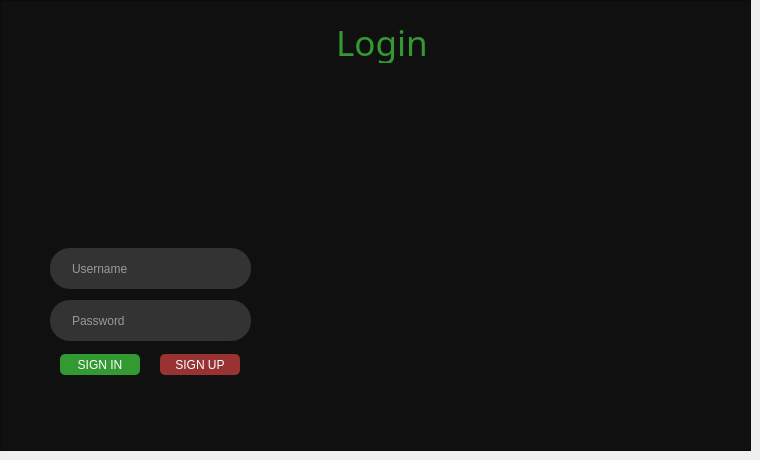
     <widget class="QWidget" name="pageLogin">
      <widget class="QFrame" name="frame_2">
       <property name="geometry">
        <rect>
         <x>0</x>
         <y>0</y>
         <width>751</width>
         <height>451</height>
        </rect>
       </property>
       <property name="styleSheet">
        <string notr="true">background: #101010;</string>
       </property>
       <property name="frameShape">
        <enum>QFrame::StyledPanel</enum>
       </property>
       <property name="frameShadow">
        <enum>QFrame::Raised</enum>
       </property>
       <widget class="QLabel" name="Login_labelTitle">
        <property name="geometry">
         <rect>
          <x>290</x>
          <y>22</y>
          <width>175</width>
          <height>41</height>
         </rect>
        </property>
        <property name="font">
         <font>
          <family>Droid Sans</family>
          <pointsize>-1</pointsize>
         </font>
        </property>
        <property name="styleSheet">
         <string notr="true">text-align: center;
color: #393;
margin: 0 auto;
font-size: 35px;
font-family: 'Droid Sans';</string>
        </property>
        <property name="text">
         <string>Login</string>
        </property>
       </widget>
       <widget class="QLineEdit" name="Login_usernameBox">
        <property name="geometry">
         <rect>
          <x>50</x>
          <y>248</y>
          <width>201</width>
          <height>41</height>
         </rect>
        </property>
        <property name="palette">
         <palette>
          <active>
           <colorrole role="WindowText">
            <brush brushstyle="SolidPattern">
             <color alpha="255">
              <red>254</red>
              <green>254</green>
              <blue>254</blue>
             </color>
            </brush>
           </colorrole>
           <colorrole role="Button">
            <brush brushstyle="SolidPattern">
             <color alpha="255">
              <red>51</red>
              <green>51</green>
              <blue>51</blue>
             </color>
            </brush>
           </colorrole>
           <colorrole role="Text">
            <brush brushstyle="SolidPattern">
             <color alpha="255">
              <red>254</red>
              <green>254</green>
              <blue>254</blue>
             </color>
            </brush>
           </colorrole>
           <colorrole role="ButtonText">
            <brush brushstyle="SolidPattern">
             <color alpha="255">
              <red>254</red>
              <green>254</green>
              <blue>254</blue>
             </color>
            </brush>
           </colorrole>
           <colorrole role="Base">
            <brush brushstyle="SolidPattern">
             <color alpha="255">
              <red>51</red>
              <green>51</green>
              <blue>51</blue>
             </color>
            </brush>
           </colorrole>
           <colorrole role="Window">
            <brush brushstyle="SolidPattern">
             <color alpha="255">
              <red>51</red>
              <green>51</green>
              <blue>51</blue>
             </color>
            </brush>
           </colorrole>
           <colorrole role="PlaceholderText">
            <brush brushstyle="NoBrush">
             <color alpha="128">
              <red>254</red>
              <green>254</green>
              <blue>254</blue>
             </color>
            </brush>
           </colorrole>
          </active>
          <inactive>
           <colorrole role="WindowText">
            <brush brushstyle="SolidPattern">
             <color alpha="255">
              <red>254</red>
              <green>254</green>
              <blue>254</blue>
             </color>
            </brush>
           </colorrole>
           <colorrole role="Button">
            <brush brushstyle="SolidPattern">
             <color alpha="255">
              <red>51</red>
              <green>51</green>
              <blue>51</blue>
             </color>
            </brush>
           </colorrole>
           <colorrole role="Text">
            <brush brushstyle="SolidPattern">
             <color alpha="255">
              <red>254</red>
              <green>254</green>
              <blue>254</blue>
             </color>
            </brush>
           </colorrole>
           <colorrole role="ButtonText">
            <brush brushstyle="SolidPattern">
             <color alpha="255">
              <red>254</red>
              <green>254</green>
              <blue>254</blue>
             </color>
            </brush>
           </colorrole>
           <colorrole role="Base">
            <brush brushstyle="SolidPattern">
             <color alpha="255">
              <red>51</red>
              <green>51</green>
              <blue>51</blue>
             </color>
            </brush>
           </colorrole>
           <colorrole role="Window">
            <brush brushstyle="SolidPattern">
             <color alpha="255">
              <red>51</red>
              <green>51</green>
              <blue>51</blue>
             </color>
            </brush>
           </colorrole>
           <colorrole role="PlaceholderText">
            <brush brushstyle="NoBrush">
             <color alpha="128">
              <red>254</red>
              <green>254</green>
              <blue>254</blue>
             </color>
            </brush>
           </colorrole>
          </inactive>
          <disabled>
           <colorrole role="WindowText">
            <brush brushstyle="SolidPattern">
             <color alpha="255">
              <red>254</red>
              <green>254</green>
              <blue>254</blue>
             </color>
            </brush>
           </colorrole>
           <colorrole role="Button">
            <brush brushstyle="SolidPattern">
             <color alpha="255">
              <red>51</red>
              <green>51</green>
              <blue>51</blue>
             </color>
            </brush>
           </colorrole>
           <colorrole role="Text">
            <brush brushstyle="SolidPattern">
             <color alpha="255">
              <red>254</red>
              <green>254</green>
              <blue>254</blue>
             </color>
            </brush>
           </colorrole>
           <colorrole role="ButtonText">
            <brush brushstyle="SolidPattern">
             <color alpha="255">
              <red>254</red>
              <green>254</green>
              <blue>254</blue>
             </color>
            </brush>
           </colorrole>
           <colorrole role="Base">
            <brush brushstyle="SolidPattern">
             <color alpha="255">
              <red>51</red>
              <green>51</green>
              <blue>51</blue>
             </color>
            </brush>
           </colorrole>
           <colorrole role="Window">
            <brush brushstyle="SolidPattern">
             <color alpha="255">
              <red>51</red>
              <green>51</green>
              <blue>51</blue>
             </color>
            </brush>
           </colorrole>
           <colorrole role="PlaceholderText">
            <brush brushstyle="NoBrush">
             <color alpha="128">
              <red>254</red>
              <green>254</green>
              <blue>254</blue>
             </color>
            </brush>
           </colorrole>
          </disabled>
         </palette>
        </property>
        <property name="font">
         <font>
          <kerning>true</kerning>
         </font>
        </property>
        <property name="layoutDirection">
         <enum>Qt::LeftToRight</enum>
        </property>
        <property name="styleSheet">
         <string notr="true">padding-left: 20px;
padding-right: 20px;
border-radius: 20px;
background: #333;
color: #fefefe;</string>
        </property>
        <property name="text">
         <string/>
        </property>
        <property name="frame">
         <bool>false</bool>
        </property>
        <property name="cursorPosition">
         <number>0</number>
        </property>
        <property name="placeholderText">
         <string>Username</string>
        </property>
       </widget>
       <widget class="QLineEdit" name="Login_passwordBox">
        <property name="geometry">
         <rect>
          <x>50</x>
          <y>300</y>
          <width>201</width>
          <height>41</height>
         </rect>
        </property>
        <property name="palette">
         <palette>
          <active>
           <colorrole role="WindowText">
            <brush brushstyle="SolidPattern">
             <color alpha="255">
              <red>254</red>
              <green>254</green>
              <blue>254</blue>
             </color>
            </brush>
           </colorrole>
           <colorrole role="Button">
            <brush brushstyle="SolidPattern">
             <color alpha="255">
              <red>51</red>
              <green>51</green>
              <blue>51</blue>
             </color>
            </brush>
           </colorrole>
           <colorrole role="Text">
            <brush brushstyle="SolidPattern">
             <color alpha="255">
              <red>254</red>
              <green>254</green>
              <blue>254</blue>
             </color>
            </brush>
           </colorrole>
           <colorrole role="ButtonText">
            <brush brushstyle="SolidPattern">
             <color alpha="255">
              <red>254</red>
              <green>254</green>
              <blue>254</blue>
             </color>
            </brush>
           </colorrole>
           <colorrole role="Base">
            <brush brushstyle="SolidPattern">
             <color alpha="255">
              <red>51</red>
              <green>51</green>
              <blue>51</blue>
             </color>
            </brush>
           </colorrole>
           <colorrole role="Window">
            <brush brushstyle="SolidPattern">
             <color alpha="255">
              <red>51</red>
              <green>51</green>
              <blue>51</blue>
             </color>
            </brush>
           </colorrole>
           <colorrole role="PlaceholderText">
            <brush brushstyle="NoBrush">
             <color alpha="128">
              <red>254</red>
              <green>254</green>
              <blue>254</blue>
             </color>
            </brush>
           </colorrole>
          </active>
          <inactive>
           <colorrole role="WindowText">
            <brush brushstyle="SolidPattern">
             <color alpha="255">
              <red>254</red>
              <green>254</green>
              <blue>254</blue>
             </color>
            </brush>
           </colorrole>
           <colorrole role="Button">
            <brush brushstyle="SolidPattern">
             <color alpha="255">
              <red>51</red>
              <green>51</green>
              <blue>51</blue>
             </color>
            </brush>
           </colorrole>
           <colorrole role="Text">
            <brush brushstyle="SolidPattern">
             <color alpha="255">
              <red>254</red>
              <green>254</green>
              <blue>254</blue>
             </color>
            </brush>
           </colorrole>
           <colorrole role="ButtonText">
            <brush brushstyle="SolidPattern">
             <color alpha="255">
              <red>254</red>
              <green>254</green>
              <blue>254</blue>
             </color>
            </brush>
           </colorrole>
           <colorrole role="Base">
            <brush brushstyle="SolidPattern">
             <color alpha="255">
              <red>51</red>
              <green>51</green>
              <blue>51</blue>
             </color>
            </brush>
           </colorrole>
           <colorrole role="Window">
            <brush brushstyle="SolidPattern">
             <color alpha="255">
              <red>51</red>
              <green>51</green>
              <blue>51</blue>
             </color>
            </brush>
           </colorrole>
           <colorrole role="PlaceholderText">
            <brush brushstyle="NoBrush">
             <color alpha="128">
              <red>254</red>
              <green>254</green>
              <blue>254</blue>
             </color>
            </brush>
           </colorrole>
          </inactive>
          <disabled>
           <colorrole role="WindowText">
            <brush brushstyle="SolidPattern">
             <color alpha="255">
              <red>254</red>
              <green>254</green>
              <blue>254</blue>
             </color>
            </brush>
           </colorrole>
           <colorrole role="Button">
            <brush brushstyle="SolidPattern">
             <color alpha="255">
              <red>51</red>
              <green>51</green>
              <blue>51</blue>
             </color>
            </brush>
           </colorrole>
           <colorrole role="Text">
            <brush brushstyle="SolidPattern">
             <color alpha="255">
              <red>254</red>
              <green>254</green>
              <blue>254</blue>
             </color>
            </brush>
           </colorrole>
           <colorrole role="ButtonText">
            <brush brushstyle="SolidPattern">
             <color alpha="255">
              <red>254</red>
              <green>254</green>
              <blue>254</blue>
             </color>
            </brush>
           </colorrole>
           <colorrole role="Base">
            <brush brushstyle="SolidPattern">
             <color alpha="255">
              <red>51</red>
              <green>51</green>
              <blue>51</blue>
             </color>
            </brush>
           </colorrole>
           <colorrole role="Window">
            <brush brushstyle="SolidPattern">
             <color alpha="255">
              <red>51</red>
              <green>51</green>
              <blue>51</blue>
             </color>
            </brush>
           </colorrole>
           <colorrole role="PlaceholderText">
            <brush brushstyle="NoBrush">
             <color alpha="128">
              <red>254</red>
              <green>254</green>
              <blue>254</blue>
             </color>
            </brush>
           </colorrole>
          </disabled>
         </palette>
        </property>
        <property name="font">
         <font>
          <kerning>true</kerning>
         </font>
        </property>
        <property name="layoutDirection">
         <enum>Qt::LeftToRight</enum>
        </property>
        <property name="styleSheet">
         <string notr="true">padding-left: 20px;
padding-right: 20px;
border-radius: 20px;
background: #333;
color: #fefefe;</string>
        </property>
        <property name="inputMethodHints">
         <set>Qt::ImhNone</set>
        </property>
        <property name="inputMask">
         <string/>
        </property>
        <property name="text">
         <string/>
        </property>
        <property name="frame">
         <bool>false</bool>
        </property>
        <property name="cursorPosition">
         <number>0</number>
        </property>
        <property name="placeholderText">
         <string>Password</string>
        </property>
       </widget>
       <widget class="QPushButton" name="Login_loginButton">
        <property name="geometry">
         <rect>
          <x>60</x>
          <y>354</y>
          <width>80</width>
          <height>21</height>
         </rect>
        </property>
        <property name="styleSheet">
         <string notr="true">Padding: 1px;
Border-radius: 5px;
Background: #393;
Color: #fefefe;</string>
        </property>
        <property name="text">
         <string>SIGN IN</string>
        </property>
       </widget>
       <widget class="QPushButton" name="Login_regButton">
        <property name="geometry">
         <rect>
          <x>160</x>
          <y>354</y>
          <width>80</width>
          <height>21</height>
         </rect>
        </property>
        <property name="styleSheet">
         <string notr="true">Padding: 1px;
Border-radius: 5px;
Background: #933;
Color: #fefefe;</string>
        </property>
        <property name="text">
         <string>SIGN UP</string>
        </property>
       </widget>
       <widget class="QLabel" name="Login_loginLabelInfo">
        <property name="geometry">
         <rect>
          <x>60</x>
          <y>222</y>
          <width>267</width>
          <height>16</height>
         </rect>
        </property>
        <property name="styleSheet">
         <string notr="true">color: #fefefe;</string>
        </property>
        <property name="text">
         <string/>
        </property>
       </widget>
       <widget class="QLabel" name="Login_labelAvatar">
        <property name="geometry">
         <rect>
          <x>88</x>
          <y>80</y>
          <width>128</width>
          <height>128</height>
         </rect>
        </property>
        <property name="styleSheet">
         <string notr="true">border-radius: 64px;
background-image: url(:/user.png);</string>
        </property>
        <property name="text">
         <string/>
        </property>
       </widget>
      </widget>
     </widget>
